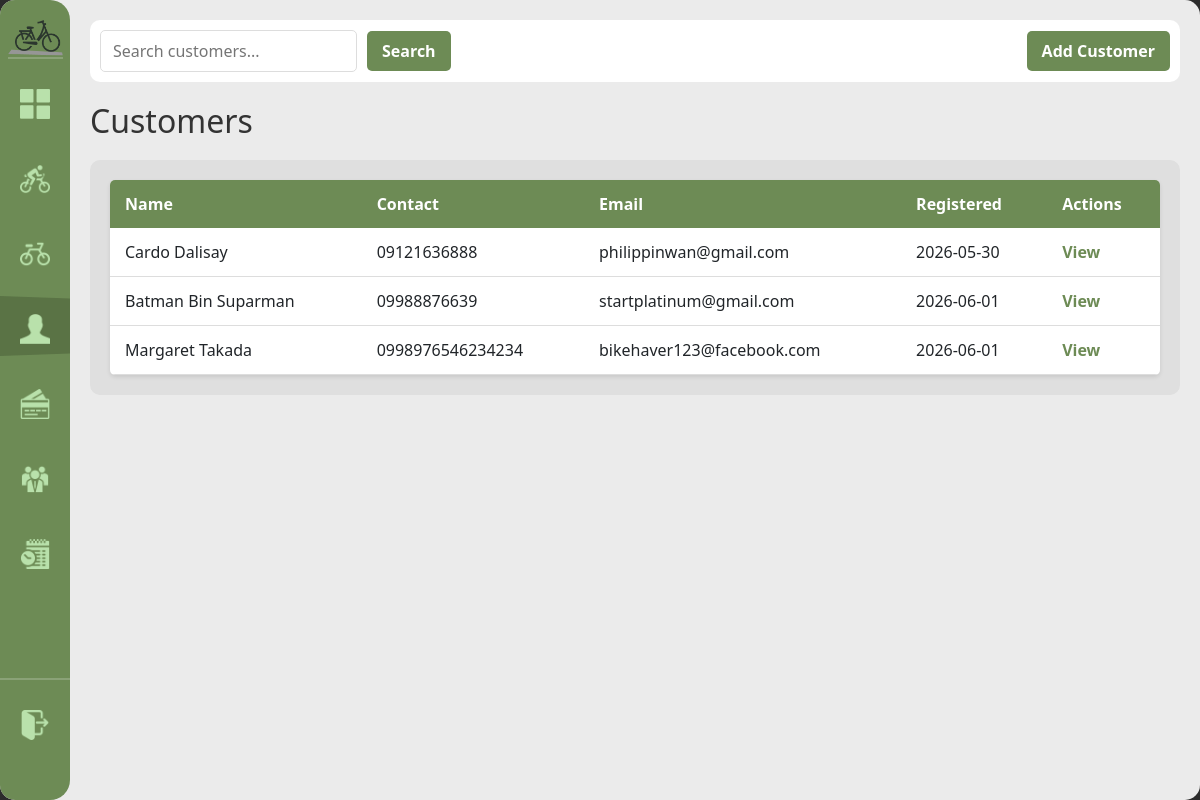
The app's page /customers (signed in), older data.
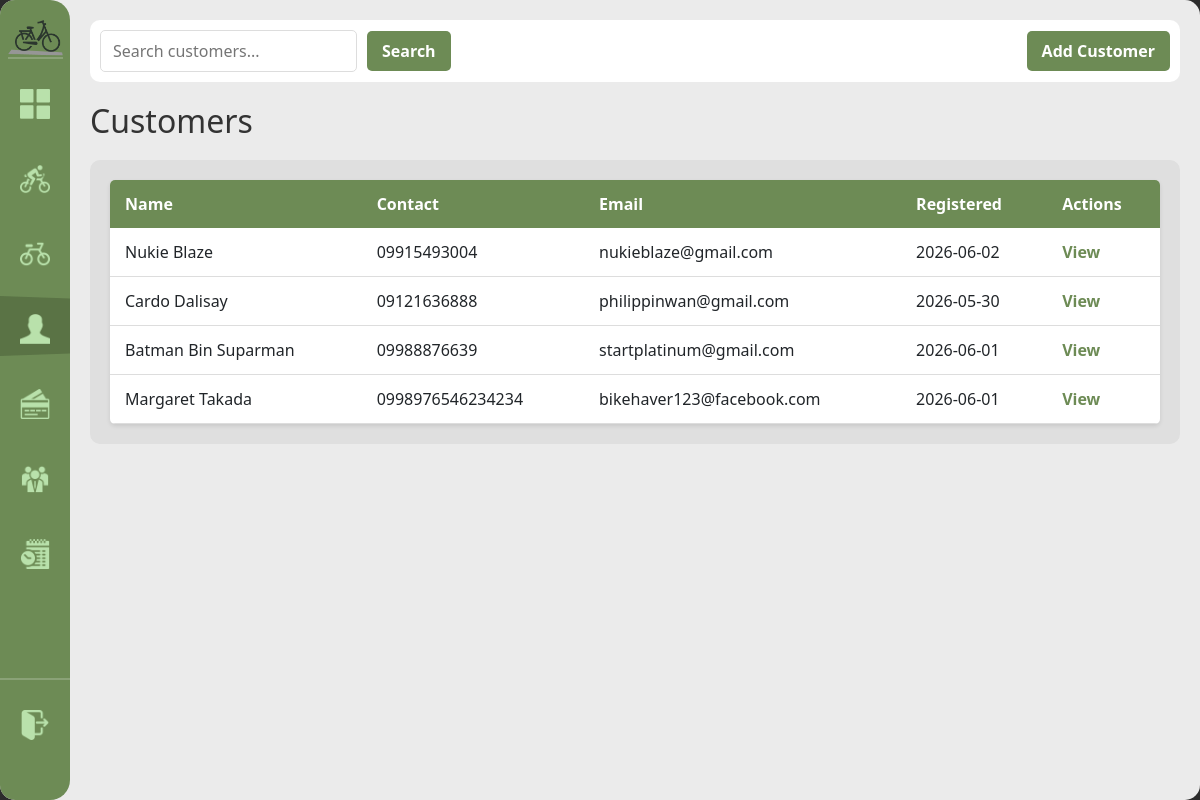
The same page, newer data.
### tables this page shows
CREATE TABLE customer (
            customer_id INTEGER PRIMARY KEY AUTOINCREMENT,
            first_name TEXT NOT NULL, last_name TEXT NOT NULL,
            contact_number TEXT NOT NULL,
            email TEXT UNIQUE,
            staff_id INTEGER REFERENCES staff(staff_id) ON UPDATE CASCADE ON DELETE SET NULL,
            valid_id TEXT,
            date_registered DATE NOT NULL DEFAULT(date('now','localtime'))
        );

### handlers/customers_routes.py (the view)
@customers_bp.route('/customers')
@login_required
def customers():
    search = request.args.get('search', '')
    customers_list = database.get().get_all_customers(search)
    return render_template('customers.html', customers=customers_list, search=search)

### app.py (called while the page is built)
def get_sidebar_state():
    return request.cookies.get('sidebarState') == 'expanded'

@app.context_processor
def inject_sidebar_state():
    return dict(sidebar_expanded=get_sidebar_state())

@app.context_processor
def inject_current_staff():
    staff = current_staff()
    return dict(current_staff=staff, is_admin=staff and staff.get("role") == "admin")

### modules/auth.py (called while the page is built)
def login_required(view):
    @wraps(view)
    def wrapped(*args, **kwargs):
        if not session.get("staff_id"):
            return redirect(url_for("login"))
        return view(*args, **kwargs)
    return wrapped

def current_staff():
    if not session.get("staff_id"):
        return None
    return {
        "staff_id": session.get("staff_id"),
        "username": session.get("username"),
        "first_name": session.get("first_name"),
        "last_name": session.get("last_name"),
        "role": session.get("role"),
    }

### modules/database.py (called while the page is built)
def get():
    if not db: init()
    return db

### templates/customers.html (shortened to what this page needs)
{% extends "base.html" %}
{% block content %}
<div class="top-bar">
    <form method="get" class="search-form">
        <input type="text" name="search" placeholder="Search customers..." value="{{ search }}">
        <button type="submit">Search</button>
        <button type="button" id="add-customer-btn" class="btn-primary">Add Customer</button>
    </form>
</div>
<h1>Customers</h1>
<div class="content-grid">
    <div class="scroll-table-container">
        <table>
            <thead>
                <tr>
                <th>Name</th>
                <th>Contact</th>
                <th>Email</th>
                <th>Registered</th>
                <th>Actions</th>
            </tr>
        </thead>
        <tbody>
            {% for customer in customers %}
            <tr>
                <td>{{ customer['first_name'] }} {{ customer['last_name'] }}</td>
                <td>{{ customer['contact_number'] }}</td>
                <td>{{ customer['email'] or '-' }}</td>
                <td>{{ customer['date_registered'] }}</td>
                <td><a href="{{ url_for('customers.customer_detail', cid=customer['customer_id']) }}">View</a></td>
            </tr>
            {% endfor %}
        </tbody>
    </table>
    </div>
</div>
{% endblock %}

Row changes from the older to the newer data that the page shows:
added customer: first_name "Nukie", last_name "Blaze", contact_number "09915493004", email "nukieblaze@gmail.com", date_registered "2026-06-02"
